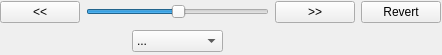
<?xml version="1.0" encoding="UTF-8"?>
<ui version="4.0">
 <class>Form</class>
 <widget class="QWidget" name="Form">
  <property name="geometry">
   <rect>
    <x>0</x>
    <y>0</y>
    <width>442</width>
    <height>55</height>
   </rect>
  </property>
  <property name="minimumSize">
   <size>
    <width>442</width>
    <height>55</height>
   </size>
  </property>
  <property name="maximumSize">
   <size>
    <width>442</width>
    <height>55</height>
   </size>
  </property>
  <property name="windowTitle">
   <string>Curve</string>
  </property>
  <widget class="QWidget" name="gridLayoutWidget">
   <property name="geometry">
    <rect>
     <x>0</x>
     <y>0</y>
     <width>441</width>
     <height>53</height>
    </rect>
   </property>
   <layout class="QGridLayout" name="gridLayout">
    <item row="0" column="0">
     <widget class="QPushButton" name="reset_2">
      <property name="text">
       <string>&lt;&lt;</string>
      </property>
     </widget>
    </item>
    <item row="0" column="4">
     <widget class="QPushButton" name="buffer">
      <property name="text">
       <string>Revert</string>
      </property>
     </widget>
    </item>
    <item row="0" column="1">
     <widget class="QSlider" name="slider">
      <property name="minimum">
       <number>-1</number>
      </property>
      <property name="maximum">
       <number>100</number>
      </property>
      <property name="value">
       <number>50</number>
      </property>
      <property name="orientation">
       <enum>Qt::Horizontal</enum>
      </property>
     </widget>
    </item>
    <item row="0" column="3">
     <widget class="QPushButton" name="reset">
      <property name="text">
       <string>&gt;&gt;</string>
      </property>
     </widget>
    </item>
    <item row="1" column="1">
     <layout class="QHBoxLayout" name="horizontalLayout">
      <item>
       <spacer name="horizontalSpacer">
        <property name="orientation">
         <enum>Qt::Horizontal</enum>
        </property>
        <property name="sizeHint" stdset="0">
         <size>
          <width>40</width>
          <height>20</height>
         </size>
        </property>
       </spacer>
      </item>
      <item>
       <widget class="QComboBox" name="combo">
        <item>
         <property name="text">
          <string>...</string>
         </property>
        </item>
        <item>
         <property name="text">
          <string>Dampen</string>
         </property>
        </item>
        <item>
         <property name="text">
          <string>Butterworth</string>
         </property>
        </item>
        <item>
         <property name="text">
          <string>Smooth</string>
         </property>
        </item>
        <item>
         <property name="text">
          <string>Twinner</string>
         </property>
        </item>
        <item>
         <property name="text">
          <string>Simplify</string>
         </property>
        </item>
       </widget>
      </item>
      <item>
       <spacer name="horizontalSpacer_2">
        <property name="orientation">
         <enum>Qt::Horizontal</enum>
        </property>
        <property name="sizeHint" stdset="0">
         <size>
          <width>40</width>
          <height>20</height>
         </size>
        </property>
       </spacer>
      </item>
     </layout>
    </item>
   </layout>
  </widget>
 </widget>
 <resources/>
 <connections/>
</ui>
